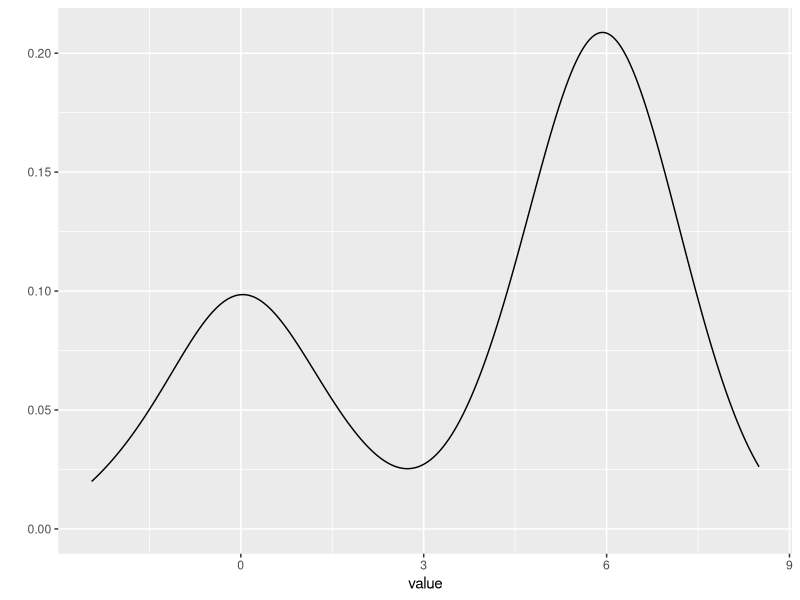
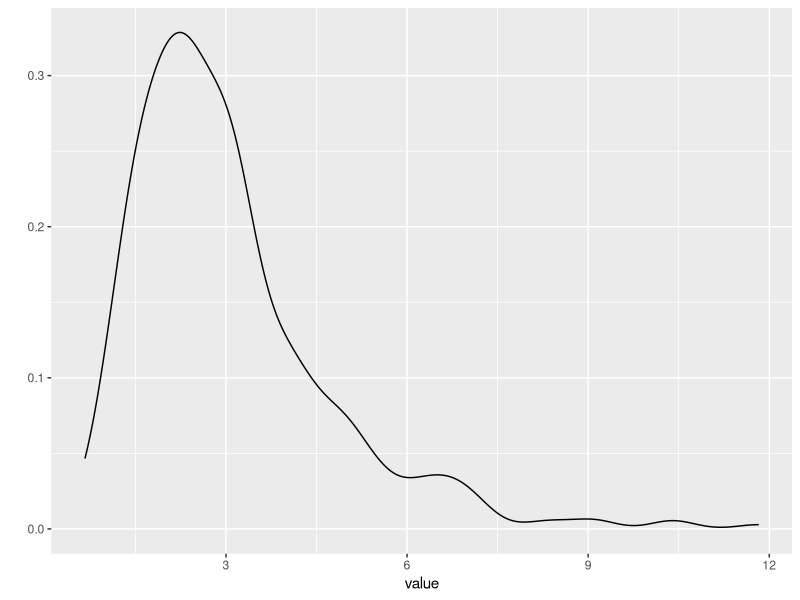
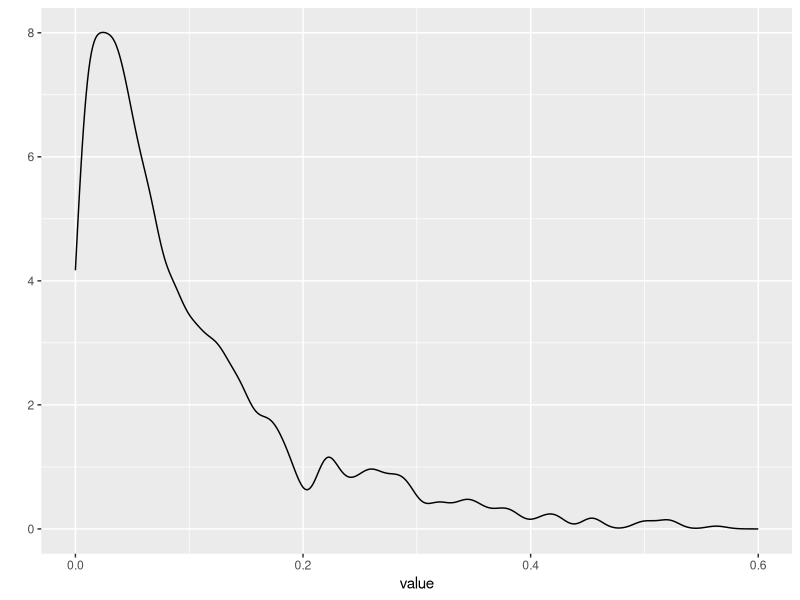

Generate these figures, in order, with R: (Note: this script raises an error after producing the figures.)
require("ggplot2")

m0 <- rnorm(n = 100)
m3 <- rnorm(n=200, mean = 6, sd = 1)
m03 <- data.frame(value=append(m0,m3))
write.csv(m03, file="bimodal.data")


qplot(x=value, data=m03, geom = "density")

rlnorm <- rlnorm(n = 400, meanlog = 1, sdlog = 0.5)
rlnorm<- data.frame(value=rlnorm)
qplot(x=value, data = rlnorm, geom="density")
write.csv(rlnorm, file="negativelySkewed.data")

exp <- rexp(n=1000,rate = 10)
qplot(x=value, data=data.frame(value=exp), geom = c("density"), adjust=0.5, xlim=c(0,0.6))

rno
